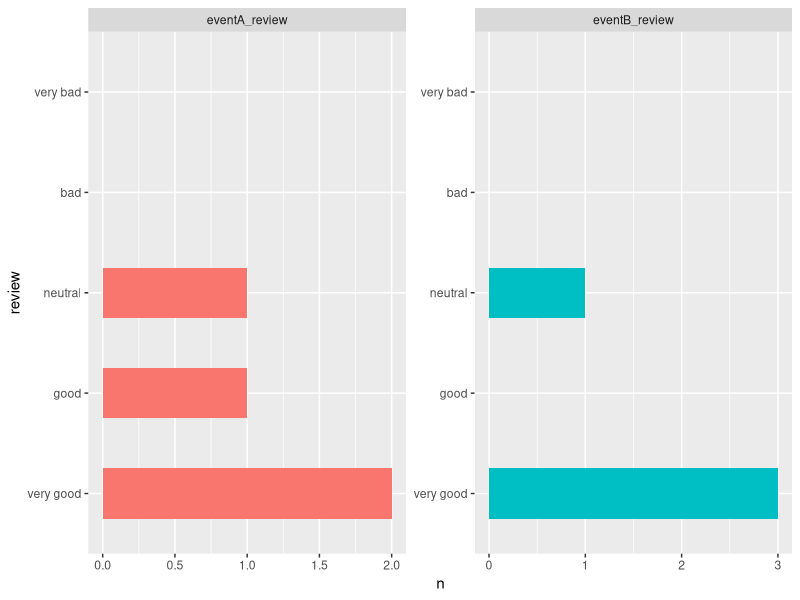
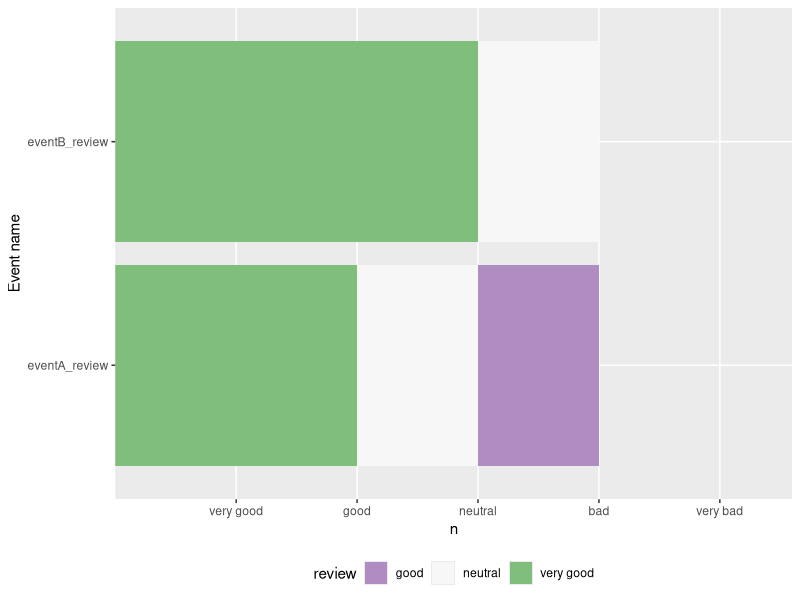

The R script that drew these images, in order:
library(tidyverse)
library(readxl)

trial <- read_excel("kar.xlsx")
# Data transformation
df <- trial %>% 
  pivot_longer(c(2:3), names_to = "events", values_to = "review") %>% 
  count(events, review) %>% 
  # rbind(tibble(events = c("eventA review", "eventA review"),
               # review = c("bad", "very bad"),
               # n = c(NA, NA))) %>%
  mutate(events = as.factor(events),
         review = as.factor(review))

# plot
df %>% ggplot(aes(y = review, x = n, fill = events)) +
  geom_col(width = 0.5) +
  facet_wrap(~events, scales = "free") +
  theme(legend.position = "none") +
  scale_y_discrete(limits = c("very good", "good", "neutral", "bad", "very bad"), drop = FALSE)

df %>% ggplot()+
  geom_bar(aes(x = reorder(events,n), y=n, fill=review), position="stack", stat="identity")+
  coord_flip() + 
  xlab("Event name")+
  scale_fill_brewer(palette="PRGn")+
  theme(legend.position="bottom") +
  scale_y_discrete(limits = c("very good", "good", "neutral", "bad", "very bad"), drop = FALSE)
